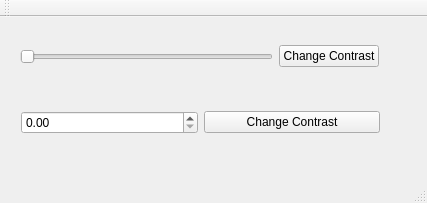
<?xml version="1.0" encoding="UTF-8"?>
<ui version="4.0">
 <class>frmEditor</class>
 <widget class="QMainWindow" name="frmEditor">
  <property name="geometry">
   <rect>
    <x>0</x>
    <y>0</y>
    <width>427</width>
    <height>203</height>
   </rect>
  </property>
  <property name="windowTitle">
   <string>frmEditor</string>
  </property>
  <widget class="QWidget" name="centralWidget">
   <widget class="QWidget" name="horizontalLayoutWidget">
    <property name="geometry">
     <rect>
      <x>9</x>
      <y>9</y>
      <width>381</width>
      <height>61</height>
     </rect>
    </property>
    <layout class="QHBoxLayout" name="horizontalLayout">
     <item>
      <widget class="QSlider" name="horizontalSlider">
       <property name="orientation">
        <enum>Qt::Horizontal</enum>
       </property>
      </widget>
     </item>
     <item>
      <widget class="QPushButton" name="btnChangeContrastSlider">
       <property name="text">
        <string>Change Contrast</string>
       </property>
      </widget>
     </item>
    </layout>
   </widget>
   <widget class="QWidget" name="horizontalLayoutWidget_2">
    <property name="geometry">
     <rect>
      <x>10</x>
      <y>80</y>
      <width>381</width>
      <height>51</height>
     </rect>
    </property>
    <layout class="QHBoxLayout" name="horizontalLayout_2">
     <item>
      <widget class="QDoubleSpinBox" name="doubleSpinBox"/>
     </item>
     <item>
      <widget class="QPushButton" name="btnChangeContrastSpinBox">
       <property name="text">
        <string>Change Contrast</string>
       </property>
      </widget>
     </item>
    </layout>
   </widget>
  </widget>
  <widget class="QMenuBar" name="menuBar">
   <property name="geometry">
    <rect>
     <x>0</x>
     <y>0</y>
     <width>427</width>
     <height>26</height>
    </rect>
   </property>
  </widget>
  <widget class="QToolBar" name="mainToolBar">
   <attribute name="toolBarArea">
    <enum>TopToolBarArea</enum>
   </attribute>
   <attribute name="toolBarBreak">
    <bool>false</bool>
   </attribute>
  </widget>
  <widget class="QStatusBar" name="statusBar"/>
 </widget>
 <layoutdefault spacing="6" margin="11"/>
 <resources/>
 <connections/>
</ui>
